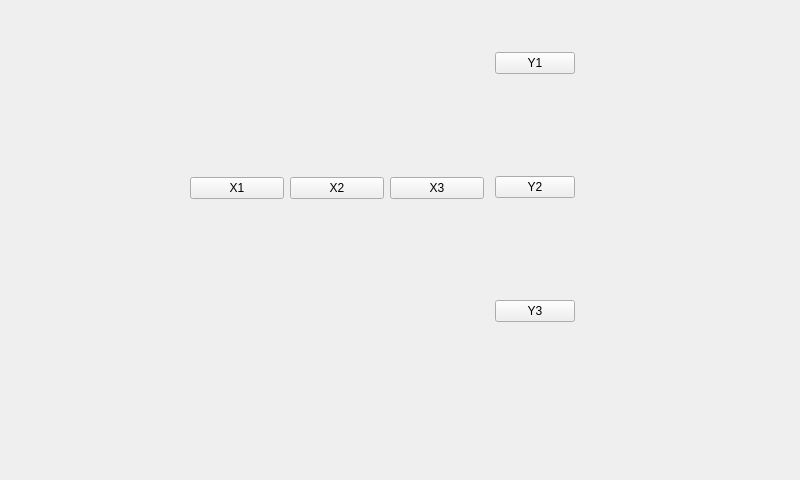
<?xml version="1.0" encoding="UTF-8"?>
<ui version="4.0">
 <class>Widget</class>
 <widget class="QWidget" name="Widget">
  <property name="geometry">
   <rect>
    <x>0</x>
    <y>0</y>
    <width>800</width>
    <height>480</height>
   </rect>
  </property>
  <property name="windowTitle">
   <string>Widget</string>
  </property>
  <widget class="QWidget" name="">
   <property name="geometry">
    <rect>
     <x>190</x>
     <y>40</y>
     <width>390</width>
     <height>297</height>
    </rect>
   </property>
   <layout class="QHBoxLayout" name="horizontalLayout_3">
    <item>
     <layout class="QHBoxLayout" name="horizontalLayout_2">
      <item>
       <layout class="QHBoxLayout" name="horizontalLayout">
        <item>
         <widget class="QPushButton" name="pushButton_4">
          <property name="text">
           <string>X1</string>
          </property>
         </widget>
        </item>
        <item>
         <widget class="QPushButton" name="pushButton_6">
          <property name="text">
           <string>X2</string>
          </property>
         </widget>
        </item>
        <item>
         <widget class="QPushButton" name="pushButton_5">
          <property name="text">
           <string>X3</string>
          </property>
         </widget>
        </item>
       </layout>
      </item>
     </layout>
    </item>
    <item>
     <layout class="QVBoxLayout" name="verticalLayout" stretch="1,3,5">
      <property name="spacing">
       <number>100</number>
      </property>
      <property name="leftMargin">
       <number>5</number>
      </property>
      <property name="topMargin">
       <number>10</number>
      </property>
      <property name="rightMargin">
       <number>5</number>
      </property>
      <property name="bottomMargin">
       <number>10</number>
      </property>
      <item>
       <widget class="QPushButton" name="pushButton">
        <property name="sizePolicy">
         <sizepolicy hsizetype="Minimum" vsizetype="Fixed">
          <horstretch>0</horstretch>
          <verstretch>0</verstretch>
         </sizepolicy>
        </property>
        <property name="text">
         <string>Y1</string>
        </property>
       </widget>
      </item>
      <item>
       <widget class="QPushButton" name="pushButton_2">
        <property name="sizePolicy">
         <sizepolicy hsizetype="Minimum" vsizetype="Fixed">
          <horstretch>0</horstretch>
          <verstretch>0</verstretch>
         </sizepolicy>
        </property>
        <property name="text">
         <string>Y2</string>
        </property>
       </widget>
      </item>
      <item>
       <widget class="QPushButton" name="pushButton_3">
        <property name="sizePolicy">
         <sizepolicy hsizetype="Fixed" vsizetype="Fixed">
          <horstretch>0</horstretch>
          <verstretch>0</verstretch>
         </sizepolicy>
        </property>
        <property name="text">
         <string>Y3</string>
        </property>
       </widget>
      </item>
     </layout>
    </item>
   </layout>
  </widget>
 </widget>
 <resources/>
 <connections/>
</ui>
